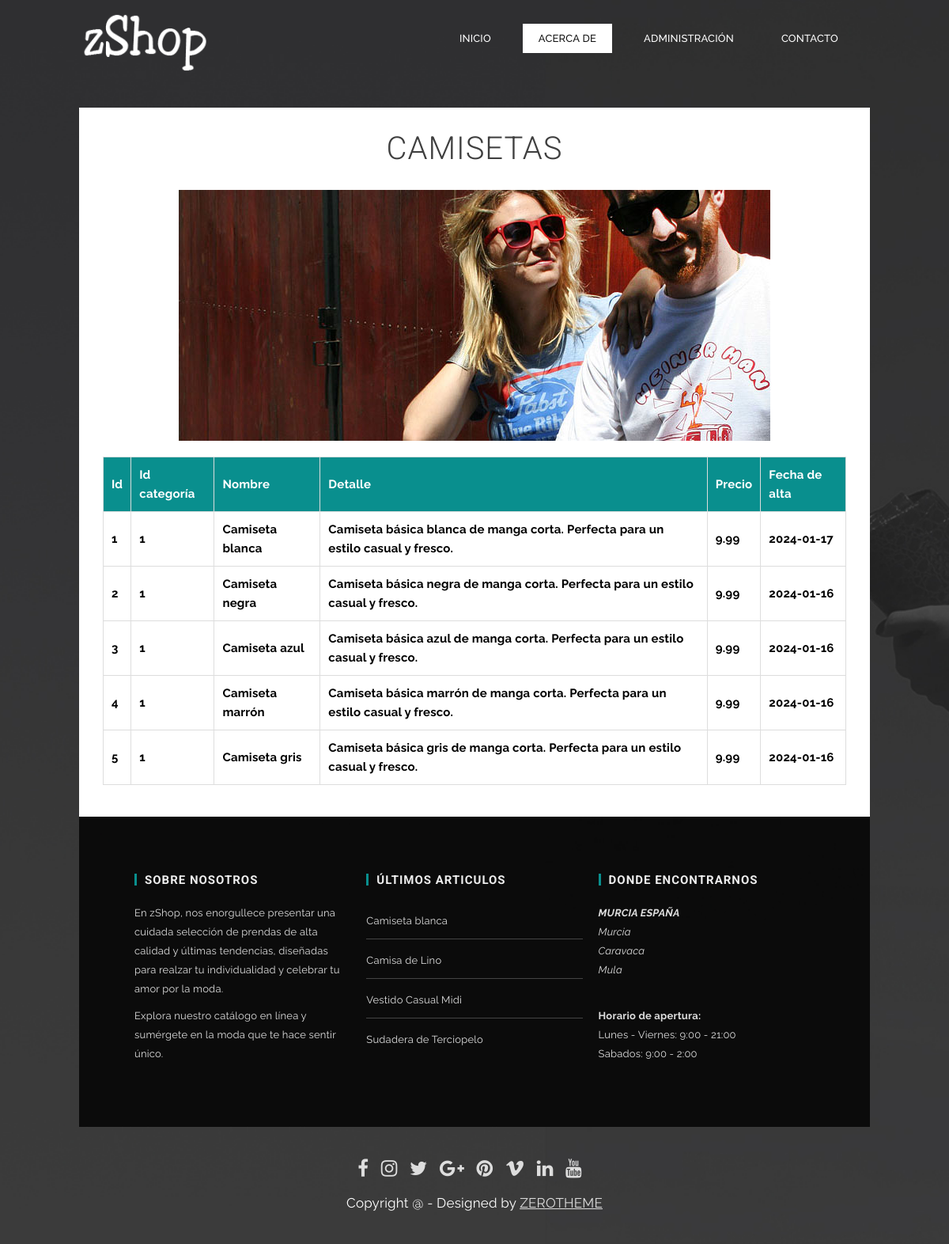
/proyecto/productos.php?refer=index&idcat=1, run on the app's committed database.
### tables this page shows
CREATE TABLE IF NOT EXISTS `categorias` (
  `id` int NOT NULL AUTO_INCREMENT,
  `nombre` varchar(100) NOT NULL,
  `imagen` varchar(255) NOT NULL,
  PRIMARY KEY (`id`)
);

CREATE TABLE IF NOT EXISTS `productos` (
  `id` int NOT NULL AUTO_INCREMENT,
  `idcat` int NOT NULL,
  `nombre` varchar(200) NOT NULL,
  `detalle` text NOT NULL,
  `precio` float NOT NULL,
  `fecalta` date NOT NULL,
  PRIMARY KEY (`id`),
  KEY `idcat` (`idcat`)
);

### proyecto/productos.php (the view, shortened to what this page needs)
<?php
include 'config.php';
if (isset($_GET['idcat'])){
$idcat=filter_input(INPUT_GET,'idcat',FILTER_VALIDATE_INT);
}
?>
<!DOCTYPE html>
<html lang="en">
<head>
  	<link rel="stylesheet" href="css/zerogrid.css">
	<link rel="stylesheet" href="css/style.css">
    <link href="font-awesome/css/font-awesome.min.css" rel="stylesheet" type="text/css">
	<link rel="stylesheet" href="css/menu.css">
    <link href="owl-carousel/owl.carousel.css" rel="stylesheet">
</head>
<body class="sub-page">
	<div class="wrap-body">
		<header class="main-header">
			<div class="zerogrid">
				<div class="row">
					<div class="col-1-3">
						<a class="site-branding" href="index.php">
							<img src="images/logo.png"/>
						</a>
					</div>
					<div class="col-2-3">
						<div id='cssmenu' class="align-right">
							<ul>
							   <li><a href='index.php'><span>INICIO</span></a></li>
							   <li class="active"><a href='single.html'><span>ACERCA DE</span></a></li>
							   <li><a href='login.php'><span>ADMINISTRACIÓN</span></a></li>
							   <li class='last'><a href='contact.php'><span>CONTACTO</span></a></li>
							</ul>
						</div>
					</div>
				</div>
			</div>
		</header>
	<section id="container" class="zerogrid">
		<div class="wrap-container">
			<article class="single-post">
				<div class="row wrap-post">
					<div class="entry-header">
                        <?php
                            try {
                                $sql="SELECT * from categorias where id=:x";
                                $stmt=$cone->prepare($sql);
                                if ($stmt->execute([":x"=>$idcat])){
                                    if ($fila=$stmt->fetch()){
										echo "<h1 class='entry-title'>{$fila['nombre']}</h1>";
					echo "</div>";
					echo "<div class='post-thumbnail-wrap'>";
						echo "<img src='{$fila['imagen']}'>";
					echo "</div>";
                                    }
                                }
                            } catch (PDOException $e){
								die("Error al mostrar datos");
							} catch (Exception $e){
								die("Error de acceso");
							}
                        ?>
						<div class="wrap-col">
							<div class="t-center">
                        		<table class="tstyle">
									<tr>
										<th>Id</th>
										<th>Id categoría</th>
    		                            <th>Nombre</th>
            	                        <th>Detalle</th>
                	                    <th>Precio</th>
                    	                <th>Fecha de alta</th>
									</tr>
	                        <?php
    	                        try {
        	                        $sql="SELECT * from productos where idcat=:x";
            	                    $stmt=$cone->prepare($sql);
                	                if ($stmt->execute([":x"=>$idcat])){
                    	                while ($fila=$stmt->fetch()){
                        	                echo "<tr>";
                            	                echo "<td>{$fila['id']}</td>";
                                	            echo "<td>{$fila['idcat']}</td>";
                                    	        echo "<td>{$fila['nombre']}</td>";
                                        	    echo "<td>{$fila['detalle']}</td>";
                                            	echo "<td>{$fila['precio']}</td>";
                                            	echo "<td>{$fila['fecalta']}</td>";
											echo "</tr>";
										}
			        				}
								} catch (PDOException $e){
									die("Error al mostrar datos");
								} catch (Exception $e){
									die("Error de acceso");
								}
							?>
								</table>
						</div>
					</div>
				</div>
			</article>
		</div>
	</section>
	<footer>
		<div class="zerogrid">
			<div class="wrap-footer">
				<div class="row">
					<div class="col-1-3 col-footer-1">
						<div class="wrap-col">
							<h3 class="widget-title">Sobre nosotros</h3>
							<p>En zShop, nos enorgullece presentar una cuidada selección de prendas de alta calidad y últimas tendencias, diseñadas para realzar tu individualidad y celebrar tu amor por la moda.</p>
							<p>Explora nuestro catálogo en línea y sumérgete en la moda que te hace sentir único.</p>
						</div>
					</div>
					<div class="col-1-3 col-footer-2">
						<div class="wrap-col">
							<h3 class="widget-title">Últimos articulos</h3>
							<ul>
								<?php
									try {
										$sql="SELECT * from productos order by fecalta desc limit 4";
										$stmt=$cone->prepare($sql);
										if ($stmt->execute()){
											while ($fila=$stmt->fetch()){
												echo "<li>{$fila['nombre']}</li>";
											}
										}
									} catch (PDOException $e){
										die("Error al mostrar datos");
									} catch (Exception $e){
										die("Error de acceso");
									}
								?>
							</ul>
						</div>
					</div>
					<div class="col-1-3 col-footer-3">
						<div class="wrap-col">
							<h3 class="widget-title">Donde encontrarnos</h3>
							<div class="row">
								<address>
									<strong>MURCIA ESPAÑA</strong>
										<br>
										Murcia
										<br>
										Caravaca
										<br>
										Mula
								</address><br>
								<p>
									<strong>Horario de apertura:</strong>
										<br>
										Lunes - Viernes: 9:00 - 21:00
										<br>
										Sabados: 9:00 - 2:00
								</p>
							</div>
						</div>
					</div>
				</div>
			</div>
			<div class="bottom-footer">
				<div class="bottom-social">
					<a href="#"><i class="fa fa-facebook"></i></a>
					<a href="#"><i class="fa fa-instagram"></i></a>
					<a href="#"><i class="fa fa-twitter"></i></a>
					<a href="#"><i class="fa fa-google-plus"></i></a>
					<a href="#"><i class="fa fa-pinterest"></i></a>
					<a href="#"><i class="fa fa-vimeo"></i></a>
					<a href="#"><i class="fa fa-linkedin"></i></a>
					<a href="#"><i class="fa fa-youtube"></i></a>
				</div>
				<div class="copyright">
					Copyright @ - Designed by <a href="https://www.zerotheme.com">ZEROTHEME</a>
				</div>
			</div>
		</div>
	</footer>
	</div>
</body>
</html>

### proyecto/css/zerogrid.css (style rules this page uses)
.zerogrid { width: 1000px; position: relative; margin: 0 auto; padding: 0px; }
.zerogrid:after { content: "\0020"; display: block; height: 0; clear: both; visibility: hidden; }
.zerogrid .row:before,.row:after { content: '\0020'; display: block; overflow: hidden; visibility: hidden; width: 0; height: 0; }
.zerogrid .row:after { clear: both; }
.zerogrid .row { zoom: 1; }
.zerogrid .wrap-col { margin:10px; }
.zerogrid .col-1-2, .zerogrid .col-1-3, .zerogrid .col-2-3, .zerogrid .col-1-4, .zerogrid .col-2-4, .zerogrid .col-3-4, .zerogrid .col-1-5, .zerogrid .col-2-5, .zerogrid .col-3-5, .zerogrid .col-4-5, .zerogrid .col-1-6, .zerogrid .col-2-6, .zerogrid .col-3-6, .zerogrid .col-4-6, .zerogrid .col-5-6 { float:left; display: inline-block; }
.zerogrid .col-1-3,.zerogrid .col-1-3-fixed { width:33.33%; }
.zerogrid .col-2-3,.zerogrid .col-2-3-fixed { width:66.66%; }

### proyecto/css/menu.css (style rules this page uses)
#cssmenu { width: auto; padding: 0; line-height: 1; display: block; position: relative; z-index: 9999; margin-top: 15px; }
#cssmenu ul { list-style: none; margin: 0; padding: 0; display: block; }
#cssmenu ul:after, #cssmenu:after { content: " "; display: block; font-size: 0; height: 0; clear: both; visibility: hidden; }
#cssmenu ul li { margin: 0 20px 0 0; padding: 0; display: block; position: relative; }
#cssmenu ul li a { font-size: 13px; text-decoration: none; display: block; margin: 0; -webkit-transition: color .2s ease; -moz-transition: color .2s ease; -ms-transition: color .2s ease; -o-transition: color .2s ease; transition: color .2s ease; -webkit-box-sizing: border-box; -moz-box-sizing: border-box; box-sizing: border-box; }
#cssmenu > ul > li { float: left; }
#cssmenu.align-right > ul { float: right; }
#cssmenu > ul > li:after { content: ""; display: block; position: absolute; width: 100%; height: 0; top: 0; z-index: 0; background: #ffffff; -webkit-transition: height .2s; -moz-transition: height .2s; -ms-transition: height .2s; -o-transition: height .2s; transition: height .2s; }
#cssmenu > ul > li > a { color: #fff; padding: 12px 20px; text-transform: uppercase; z-index: 2; font-weight: 500; position: relative; }
#cssmenu > ul > li:hover:after, #cssmenu > ul > li.active:after { height: 100%; }
#cssmenu > ul > li:hover > a, #cssmenu > ul > li.active > a { color: #131313; }
#cssmenu > ul > li:hover > a:after, #cssmenu > ul > li.active > a:after { background: #000000; }
#cssmenu > ul > li:hover > a:before, #cssmenu > ul > li.active > a:before { border-top-color: #ffffff; }
#cssmenu > ul > li > a { display: block; }
#cssmenu > ul > li { width: auto; }

### proyecto/productos.php (style rules this page uses)
table.tstyle td { color: black; }

### data on the page
categorias: nombre "CAMISETAS", imagen (picture)
productos: id "1", idcat "1", nombre "Camiseta blanca", detalle "Camiseta básica blanca de manga corta. Perfecta para un estilo casual y fresco.", precio "9.99", fecalta "2024-01-17"
productos: id "2", idcat "1", nombre "Camiseta negra", detalle "Camiseta básica negra de manga corta. Perfecta para un estilo casual y fresco.", precio "9.99", fecalta "2024-01-16"
productos: id "3", idcat "1", nombre "Camiseta azul", detalle "Camiseta básica azul de manga corta. Perfecta para un estilo casual y fresco.", precio "9.99", fecalta "2024-01-16"
productos: id "4", idcat "1", nombre "Camiseta marrón", detalle "Camiseta básica marrón de manga corta. Perfecta para un estilo casual y fresco.", precio "9.99", fecalta "2024-01-16"
productos: id "5", idcat "1", nombre "Camiseta gris", detalle "Camiseta básica gris de manga corta. Perfecta para un estilo casual y fresco.", precio "9.99", fecalta "2024-01-16"
productos: nombre "Camisa de Lino"
productos: nombre "Vestido Casual Midi"
productos: nombre "Sudadera de Terciopelo"
